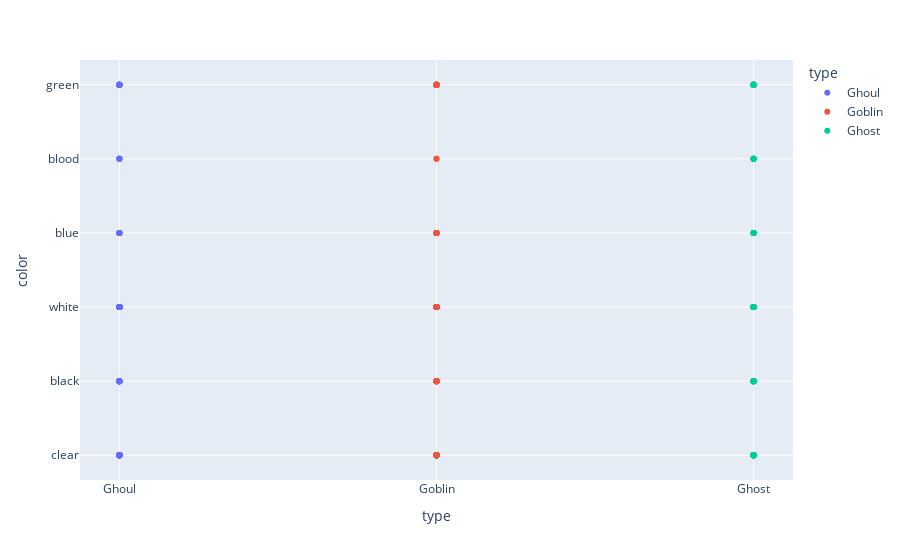

Notebook code cell kept with this figure:
### Code cell
# Tomando 'color'
px.scatter(Datos,x='type',y='color',color='type')

### Figure 1 — Plotly figure (JSON) as saved in the notebook; plotly's stock layout.template omitted (floating-point values rounded to 4 significant figures; data arrays with more than 128 entries replaced by an {"elided": "..."} marker saying what was removed)
{"data": [{"hovertemplate": "type=%{x}<br>color=%{y}<extra></extra>", "legendgroup": "Ghoul", "marker": {"color": "#636efa", "symbol": "circle"}, "mode": "markers", "name": "Ghoul", "orientation": "v", "showlegend": true, "type": "scatter", "x": {"elided": "129 str values"}, "xaxis": "x", "y": {"elided": "129 str values"}, "yaxis": "y"}, {"hovertemplate": "type=%{x}<br>color=%{y}<extra></extra>", "legendgroup": "Goblin", "marker": {"color": "#EF553B", "symbol": "circle"}, "mode": "markers", "name": "Goblin", "orientation": "v", "showlegend": true, "type": "scatter", "x": ["Goblin", "Goblin", "Goblin", "Goblin", "Goblin", "Goblin", "Goblin", "Goblin", "Goblin", "Goblin", "Goblin", "Goblin", "Goblin", "Goblin", "Goblin", "Goblin", "Goblin", "Goblin", "Goblin", "Goblin", "Goblin", "Goblin", "Goblin", "Goblin", "Goblin", "Goblin", "Goblin", "Goblin", "Goblin", "Goblin", "Goblin", "Goblin", "Goblin", "Goblin", "Goblin", "Goblin", "Goblin", "Goblin", "Goblin", "Goblin", "Goblin", "Goblin", "Goblin", "Goblin", "Goblin", "Goblin", "Goblin", "Goblin", "Goblin", "Goblin", "Goblin", "Goblin", "Goblin", "Goblin", "Goblin", "Goblin", "Goblin", "Goblin", "Goblin", "Goblin", "Goblin", "Goblin", "Goblin", "Goblin", "Goblin", "Goblin", "Goblin", "Goblin", "Goblin", "Goblin", "Goblin", "Goblin", "Goblin", "Goblin", "Goblin", "Goblin", "Goblin", "Goblin", "Goblin", "Goblin", "Goblin", "Goblin", "Goblin", "Goblin", "Goblin", "Goblin", "Goblin", "Goblin", "Goblin", "Goblin", "Goblin", "Goblin", "Goblin", "Goblin", "Goblin", "Goblin", "Goblin", "Goblin", "Goblin", "Goblin", "Goblin", "Goblin", "Goblin", "Goblin", "Goblin", "Goblin", "Goblin", "Goblin", "Goblin", "Goblin", "Goblin", "Goblin", "Goblin", "Goblin", "Goblin", "Goblin", "Goblin", "Goblin", "Goblin", "Goblin", "Goblin", "Goblin", "Goblin", "Goblin", "Goblin"], "xaxis": "x", "y": ["green", "green", "white", "clear", "black", "clear", "clear", "clear", "clear", "green", "white", "clear", "white", "green", "black", "green", "clear", "clear", "green", "blue", "clear", "clear", "green", "black", "clear", "clear", "black", "clear", "black", "clear", "black", "clear", "green", "white", "white", "white", "blue", "white", "black", "white", "blood", "white", "white", "green", "green", "clear", "blue", "clear", "clear", "white", "white", "white", "white", "clear", "white", "clear", "clear", "white", "white", "clear", "clear", "white", "black", "clear", "white", "black", "clear", "white", "black", "black", "white", "white", "black", "white", "white", "green", "green", "white", "clear", "white", "clear", "blue", "clear", "white", "white", "black", "clear", "white", "clear", "clear", "blue", "white", "white", "clear", "white", "clear", "clear", "clear", "clear", "clear", "white", "white", "white", "clear", "green", "white", "clear", "clear", "white", "clear", "clear", "white", "clear", "white", "white", "blue", "white", "blood", "white", "white", "clear", "green", "clear", "clear", "blue"], "yaxis": "y"}, {"hovertemplate": "type=%{x}<br>color=%{y}<extra></extra>", "legendgroup": "Ghost", "marker": {"color": "#00cc96", "symbol": "circle"}, "mode": "markers", "name": "Ghost", "orientation": "v", "showlegend": true, "type": "scatter", "x": ["Ghost", "Ghost", "Ghost", "Ghost", "Ghost", "Ghost", "Ghost", "Ghost", "Ghost", "Ghost", "Ghost", "Ghost", "Ghost", "Ghost", "Ghost", "Ghost", "Ghost", "Ghost", "Ghost", "Ghost", "Ghost", "Ghost", "Ghost", "Ghost", "Ghost", "Ghost", "Ghost", "Ghost", "Ghost", "Ghost", "Ghost", "Ghost", "Ghost", "Ghost", "Ghost", "Ghost", "Ghost", "Ghost", "Ghost", "Ghost", "Ghost", "Ghost", "Ghost", "Ghost", "Ghost", "Ghost", "Ghost", "Ghost", "Ghost", "Ghost", "Ghost", "Ghost", "Ghost", "Ghost", "Ghost", "Ghost", "Ghost", "Ghost", "Ghost", "Ghost", "Ghost", "Ghost", "Ghost", "Ghost", "Ghost", "Ghost", "Ghost", "Ghost", "Ghost", "Ghost", "Ghost", "Ghost", "Ghost", "Ghost", "Ghost", "Ghost", "Ghost", "Ghost", "Ghost", "Ghost", "Ghost", "Ghost", "Ghost", "Ghost", "Ghost", "Ghost", "Ghost", "Ghost", "Ghost", "Ghost", "Ghost", "Ghost", "Ghost", "Ghost", "Ghost", "Ghost", "Ghost", "Ghost", "Ghost", "Ghost", "Ghost", "Ghost", "Ghost", "Ghost", "Ghost", "Ghost", "Ghost", "Ghost", "Ghost", "Ghost", "Ghost", "Ghost", "Ghost", "Ghost", "Ghost", "Ghost", "Ghost"], "xaxis": "x", "y": ["green", "blue", "white", "black", "green", "white", "green", "blue", "white", "black", "black", "white", "clear", "clear", "white", "clear", "black", "black", "white", "black", "white", "white", "white", "white", "white", "green", "blue", "clear", "black", "blue", "black", "clear", "green", "clear", "white", "green", "white", "white", "clear", "white", "white", "green", "green", "clear", "white", "clear", "blood", "clear", "white", "blood", "clear", "green", "clear", "white", "blood", "green", "black", "clear", "white", "white", "white", "white", "black", "clear", "white", "green", "white", "white", "white", "green", "white", "white", "black", "clear", "clear", "clear", "clear", "black", "white", "white", "blue", "white", "white", "clear", "white", "white", "white", "white", "blue", "clear", "blood", "clear", "green", "green", "clear", "white", "blood", "clear", "clear", "clear", "white", "white", "clear", "white", "blood", "white", "clear", "clear", "white", "clear", "black", "clear", "black", "clear", "white", "green", "clear"], "yaxis": "y"}], "layout": {"legend": {"title": {"text": "type"}, "tracegroupgap": 0}, "margin": {"t": 60}, "xaxis": {"anchor": "y", "categoryarray": ["Ghoul", "Goblin", "Ghost"], "categoryorder": "array", "domain": [0, 1], "title": {"text": "type"}}, "yaxis": {"anchor": "x", "domain": [0, 1], "title": {"text": "color"}}}}
